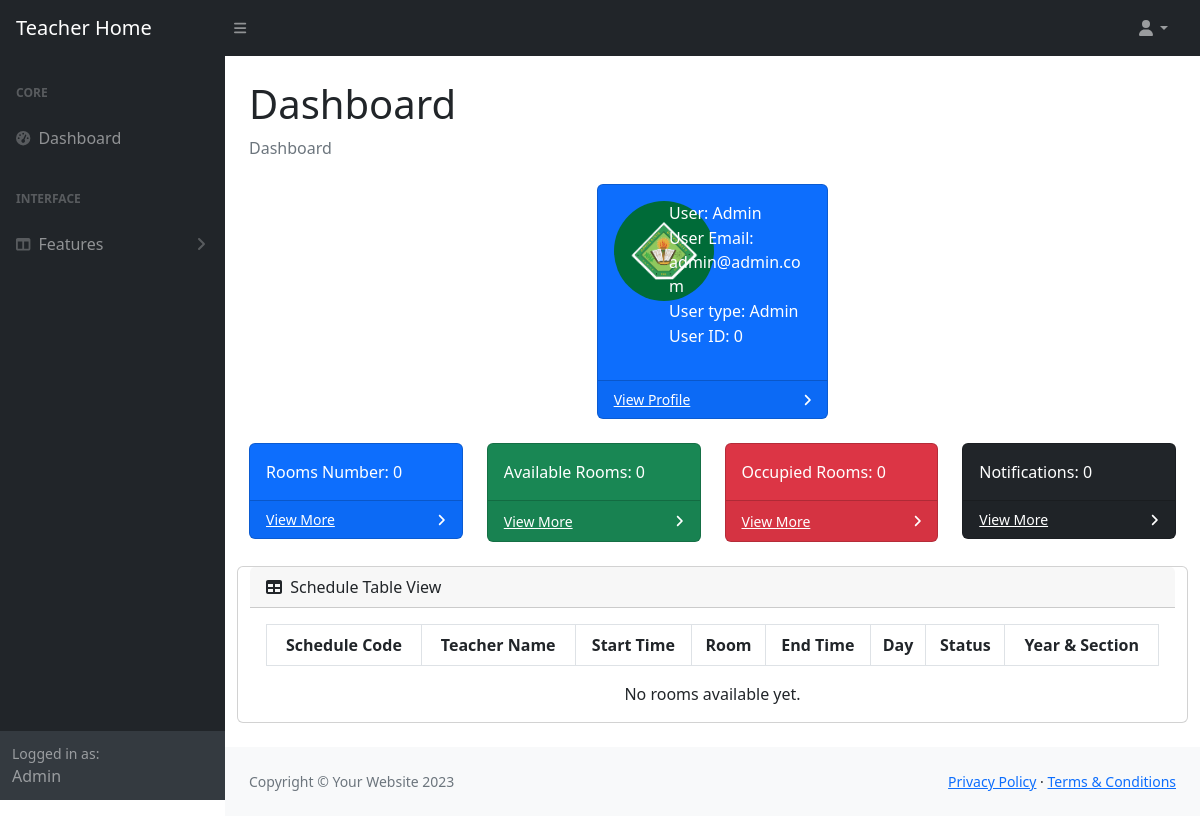
The app's page /home-teach.php with its own data.
### tables this page shows
CREATE TABLE `usertbl` (
  `id` int(200) NOT NULL,
  `first_name` varchar(100) NOT NULL,
  `last_name` varchar(100) NOT NULL,
  `mobile_number` varchar(100) NOT NULL,
  `email` varchar(100) NOT NULL,
  `user_type` varchar(100) NOT NULL,
  `password` varchar(100) NOT NULL,
  `section` varchar(100) NOT NULL,
  `year` varchar(100) NOT NULL,
  `subjects` varchar(255) NOT NULL
);

### home-teach.php (the view, shortened to what this page needs)
<?php
    $res_id = '';
    $res_utype = '';
    $res_email = '';
    $res_lname = '';
    $res_fname = '';
    include("server.php");
    $tempOccupied = "Occupied";
    $tempNotOccupied = "Not_Occupied";
    $id = $_SESSION['id'];
    $query = mysqli_query($conn, "SELECT * FROM usertbl WHERE id = '$id'");
    if(mysqli_num_rows($query) == 0) {
      echo "None";
    } else {
    while($result = mysqli_fetch_assoc($query)){
      $res_fname = $result['first_name'];
      $res_lname = $result['last_name'];
      $res_email = $result['email'];
      $res_utype = $result['user_type'];
      $res_id = $result['id'];
      }
    }
    $sqlroom = "SELECT * FROM roomtbl WHERE status = '$tempOccupied'";
    $queryroom = mysqli_query($conn, $sqlroom);
    $occupied_rooms =  mysqli_num_rows($queryroom);
    $sqlroom = "SELECT * FROM roomtbl WHERE status = '$tempNotOccupied'";
    $queryroom = mysqli_query($conn, $sqlroom);
    $available_rooms =  mysqli_num_rows($queryroom);
    $sqlroom = "SELECT * FROM roomtbl";
    $queryroom = mysqli_query($conn, $sqlroom);
    $rooms_number =  mysqli_num_rows($queryroom);
    $sqlroom = "SELECT * FROM roomtbl WHERE madeby = '$id' AND prof_seen = 0";
    $queryroom = mysqli_query($conn, $sqlroom);
    $notification =  mysqli_num_rows($queryroom);
?>
<!DOCTYPE html>
<html lang="en">
    <head>
        <link href="https://cdn.jsdelivr.net/npm/simple-datatables@7.1.2/dist/style.min.css" rel="stylesheet" />
        <link href="css/styles.css" rel="stylesheet" />
    </head>
    <body class="sb-nav-fixed">
        <nav class="sb-topnav navbar navbar-expand navbar-dark bg-dark">
            <a class="navbar-brand ps-3" href="home-teach.php" >Teacher Home</a>
            <button class="btn btn-link btn-sm order-1 order-lg-0 me-4 me-lg-0" id="sidebarToggle" ><i class="fas fa-bars"></i></button>
            <ul class="navbar-nav ms-auto ms-md-0 me-3 me-lg-4">
                <li class="nav-item dropdown">
                    <a class="nav-link dropdown-toggle" id="navbarDropdown" href="#" role="button" data-bs-toggle="dropdown" aria-expanded="false"><i class="fas fa-user fa-fw"></i></a>
                </li>
            </ul>
        </nav>
        <div id="layoutSidenav">
            <div id="layoutSidenav_nav">
                <nav class="sb-sidenav accordion sb-sidenav-dark" id="sidenavAccordion">
                    <div class="sb-sidenav-menu">
                        <div class="nav">
                            <div class="sb-sidenav-menu-heading">Core</div>
                            <a class="nav-link" href="home-teach.php">
                                <div class="sb-nav-link-icon"><i class="fas fa-tachometer-alt"></i></div>
                                Dashboard
                            </a>
                            <div class="sb-sidenav-menu-heading">Interface</div>
                            <a class="nav-link collapsed" href="home-teach.php" data-bs-toggle="collapse" data-bs-target="#collapseLayouts" aria-expanded="false" aria-controls="collapseLayouts">
                                <div class="sb-nav-link-icon"><i class="fas fa-columns"></i></div>
                                Features
                                <div class="sb-sidenav-collapse-arrow"><i class="fas fa-angle-down"></i></div>
                            </a>
                        </div>
                    </div>
                    <div class="sb-sidenav-footer">
                        <div class="small">Logged in as:</div>
                        <?php echo $res_fname . " " . $res_lname; ?>
                    </div>
                </nav>
            </div>
            <div id="layoutSidenav_content">
                <main>
                    <div class="container-fluid px-4">
                        <h1 class="mt-4">Dashboard</h1>
                        <ol class="breadcrumb mb-4">
                            <li class="breadcrumb-item active">Dashboard</li>
                        </ol>
                        <div class="col-xl-3 col-md-6 mx-auto">
                        <div class="card bg-primary text-white mb-4">
                            <div class="card-body">
                                <div class="row">
                                    <div class="col-3">
                                        <img src="cvsulogo.png" class="rounded-circle" style="width: 100px; height: 100px;" alt="User Image">
                                    </div>
                                    <div class="col-9">
                                        <p>User: <?php echo $res_fname . " " . $res_lname; ?></p>
                                        <p style="margin-top: -15px;">User Email: <?php echo $res_email ?></p>
                                        <p style="margin-top: -15px;">User type: <?php echo $res_utype ?></p>
                                        <p style="margin-top: -15px;">User ID: <?php echo $res_id ?></p>
                                    </div>
                                </div>
                            </div>
                            <div class="card-footer d-flex align-items-center justify-content-between">
                                <a class="small text-white stretched-link" href="#">View Profile</a>
                                <div class="small text-white"><i class="fas fa-angle-right"></i></div>
                            </div>
                        </div>
                    </div>
                        <div class="row">
                            <div class="col-xl-3 col-md-6">
                                <div class="card bg-primary text-white mb-4">
                                    <div class="card-body">Rooms Number: <?php echo $rooms_number; ?></div>
                                    <div class="card-footer d-flex align-items-center justify-content-between">
                                        <a class="small text-white stretched-link" href="rooms-list-teach.php">View More</a>
                                        <div class="small text-white"><i class="fas fa-angle-right"></i></div>
                                    </div>
                                </div>
                            </div>
                            <div class="col-xl-3 col-md-6">
                                <div class="card bg-success text-white mb-4">
                                    <div class="card-body">Available Rooms: <?php echo $available_rooms; ?></div>
                                    <div class="card-footer d-flex align-items-center justify-content-between">
                                    <form id="statusForm" action="rooms-list-teach.php" method="POST">
                                        <a class="small text-white stretched-link" href="#" onclick="document.getElementById('statusForm').submit();">View More</a>
                                    </form>
                                        <div class="small text-white"><i class="fas fa-angle-right"></i></div>
                                    </div>
                                </div>
                            </div>
                            <div class="col-xl-3 col-md-6">
                                <div class="card bg-danger text-white mb-4">
                                    <div class="card-body">Occupied Rooms: <?php echo $occupied_rooms; ?></div>
                                    <div class="card-footer d-flex align-items-center justify-content-between">
                                    <form id="statusForms" action="rooms-list-teach.php" method="POST">
                                        <a class="small text-white stretched-link" href="#" onclick="document.getElementById('statusForms').submit();">View More</a>
                                    </form>
                                        <div class="small text-white"><i class="fas fa-angle-right"></i></div>
                                    </div>
                                </div>
                            </div>
                            <div class="col-xl-3 col-md-6">
                                <div class="card bg-dark text-white mb-4">
                                    <div class="card-body">Notifications: <?php echo $notification; ?></div>
                                    <div class="card-footer d-flex align-items-center justify-content-between">
                                        <a class="small text-white stretched-link" href="notif-teach.php">View More</a>
                                        <div class="small text-white"><i class="fas fa-angle-right"></i></div>
                                    </div>
                                </div>
                            </div>
                        </div>
                        <div class="row">
                        <div class="card mb-4">
                            <div class="card-header">
                                <i class="fas fa-table me-1"></i>
                                Schedule Table View
                            </div>
                            <div class="card-body text-center">
                                <table class="datatable-table">
                                    <thead >
                                        <tr class="text-center">
                                            <th class="text-center">Schedule Code</th>
                                            <th class="text-center">Teacher Name</th>
                                            <th class="text-center">Start Time</th>
                                            <th class="text-center">Room</th>
                                            <th class="text-center">End Time</th>
                                            <th class="text-center">Day</th>
                                            <th class="text-center">Status</th>
                                            <th class="text-center">Year & Section</th>
                                        </tr>
                                    </thead>
                                    <?php
                                        $sqlroom = "SELECT * FROM roomtbl WHERE madeby = '$id' ORDER BY made_at DESC";
                                        $queryroom = mysqli_query($conn, $sqlroom);
                                    ?>
                                </table>
                                <?php
                                    if(mysqli_num_rows($queryroom) == 0) {
                                        echo "No rooms available yet.";
                                      }
                                ?>
                            </div>
                        </div>
                    </div>
                </main>
                <footer class="py-4 bg-light mt-auto">
                    <div class="container-fluid px-4">
                        <div class="d-flex align-items-center justify-content-between small">
                            <div class="text-muted">Copyright &copy; Your Website 2023</div>
                            <div>
                                <a href="#">Privacy Policy</a>
                                &middot;
                                <a href="#">Terms &amp; Conditions</a>
                            </div>
                        </div>
                    </div>
                </footer>
            </div>
        </div>
    </body>
</html>

### records on screen
usertbl: first_name "Admin", email "admin@admin.com", user_type "Admin", id "0"

### other values on screen
$rooms_number "0"
$available_rooms "0"
$occupied_rooms "0"
$notification "0"
